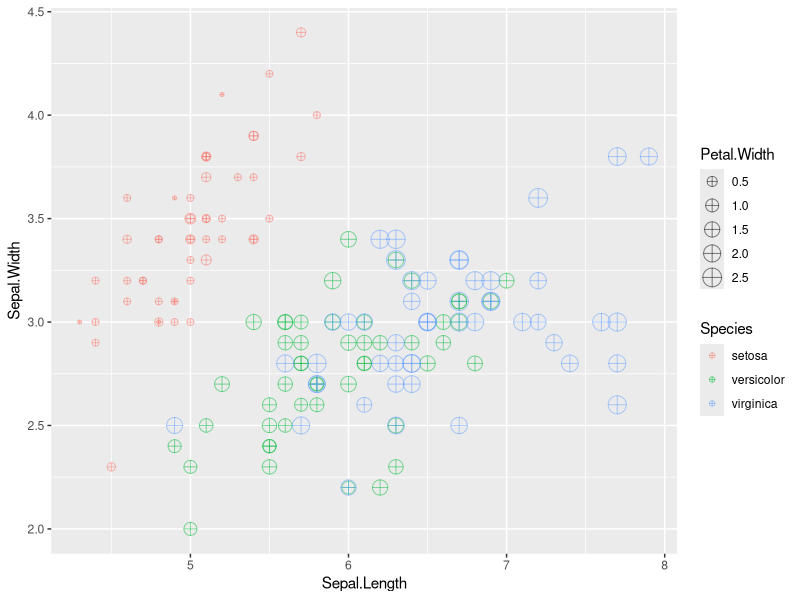
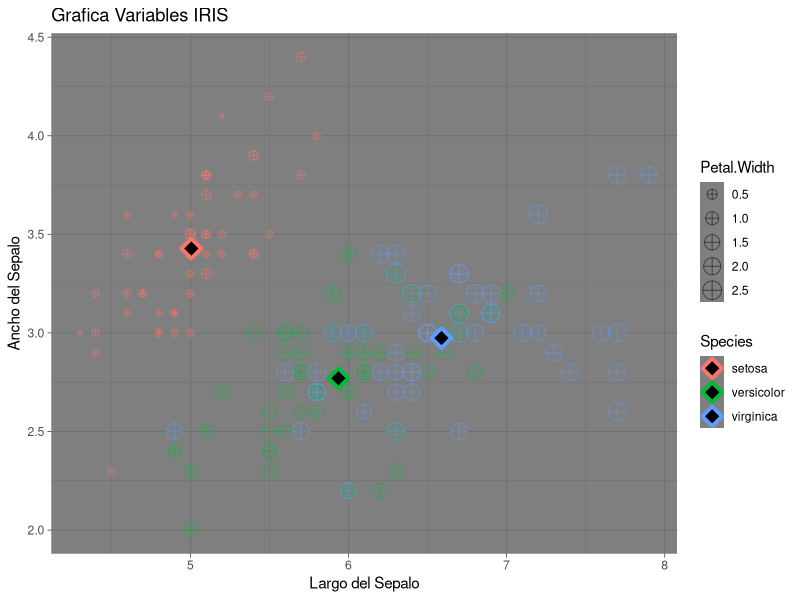

The R script that drew these images, in order:
# Postwork Sesión 2.

#### Objetivo

"- Conocer algunas de las bases de datos disponibles en `R`
- Observar algunas características y manipular los DataFrames con `dplyr`
- Realizar visualizaciones con `ggplot`
#### Requisitos

1. Tener instalado R y RStudio
2. Haber realizado el prework y estudiado los ejemplos de la sesión."

#### Desarrollo

"1) Inspecciona el DataSet iris disponible directamente en la librería de ggplot. 
Identifica las variables que contiene y su tipo, asegúrate de que no hayan datos faltantes y 
que los datos se encuentran listos para usarse."
library(ggplot2)

str(iris)
class(iris)
head(iris, n=10)
dim(iris)
View(iris)

class(iris$Sepal.Length)
class(iris$Sepal.Width)
class(iris$Petal.Length)
class(iris$Petal.Width)
class(iris$Species)


dim(iris)
complete.cases(iris)
sum(complete.cases(iris))


"2) Crea una gráfica de puntos que contenga `Sepal.Lenght` en el eje horizontal, 
`Sepal.Width` en el eje vertical, que identifique `Species` por color y que el tamaño 
de la figura está representado por `Petal.Width`. 
Asegúrate de que la geometría contenga `shape = 10` y `alpha = 0.5`."

gra <- ggplot(iris, aes(x=Sepal.Length, y=Sepal.Width, color=Species, size = Petal.Width
                 )) +
  geom_point(shape=10, alpha=0.5)

gra

"3) Crea una tabla llamada `iris_mean` que contenga el promedio de todas las variables 
agrupadas por `Species`."

library(dplyr)

iris_mean <- iris%>%
             select(Sepal.Length:Species)%>%
             group_by(Species)%>%
             summarize(Sepal.Length = mean(Sepal.Length),
                           Sepal.Width = mean(Sepal.Width),
                           Petal.Length = mean(Petal.Length),
                           Petal.Width = mean(Petal.Width))
  
head(iris)             
View(iris_mean)
class(iris_mean)
names(iris)

"4) Con esta tabla, agrega a tu gráfica anterior otra geometría de puntos para agregar 
los promedios en la visualización. Asegúrate que el primer argumento de la geometría 
sea el nombre de tu tabla y que los parámetros sean `shape = 23`, `size = 4`, 
`fill = 'black'` y `stroke = 2`. También agrega etiquetas, temas y los cambios 
necesarios para mejorar tu visualización."

gra <-gra + 
  geom_point(data = iris_mean, shape=23, size = 4, fill = "black", stroke = 2) + 
  labs(title = "Grafica Variables IRIS",
       x= "Largo del Sepalo",
       y= "Ancho del Sepalo")+
  theme_dark()
gra



